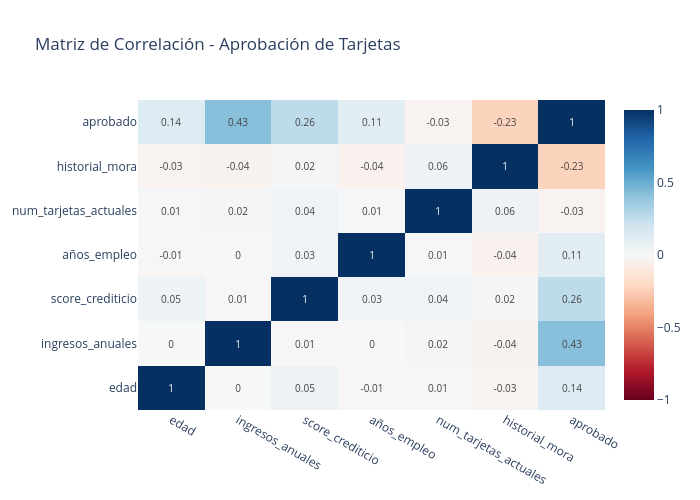

Write notebook code for a chart like this one.
### Code cell
# Matriz de correlación
correlation_matrix = df.corr()

# Crear heatmap interactivo
fig = go.Figure(data=go.Heatmap(
    z=correlation_matrix.values,
    x=correlation_matrix.columns,
    y=correlation_matrix.columns,
    colorscale='RdBu',
    zmid=0,
    text=correlation_matrix.round(2).values,
    texttemplate="%{text}",
    textfont={"size":10}
))

fig.update_layout(
    title="Matriz de Correlación - Aprobación de Tarjetas",
    height=500,
    width=700
)
fig.show()

# Variables más correlacionadas con la aprobación
approval_corr = correlation_matrix['aprobado'].abs().sort_values(ascending=False)[1:]
print("🎯 Variables más correlacionadas con la aprobación:")
for var, corr in approval_corr.items():
    signo = "➕" if correlation_matrix.loc[var, 'aprobado'] > 0 else "➖"
    print(f"  {signo} {var}: {corr:.3f}")

### Figure 1 — Plotly figure (JSON) as saved in the notebook; plotly's stock layout.template omitted (floating-point values rounded to 4 significant figures)
{"data": [{"colorscale": [[0, "rgb(103,0,31)"], [0.1, "rgb(178,24,43)"], [0.2, "rgb(214,96,77)"], [0.3, "rgb(244,165,130)"], [0.4, "rgb(253,219,199)"], [0.5, "rgb(247,247,247)"], [0.6, "rgb(209,229,240)"], [0.7, "rgb(146,197,222)"], [0.8, "rgb(67,147,195)"], [0.9, "rgb(33,102,172)"], [1, "rgb(5,48,97)"]], "text": [[1.0, 0.0, 0.05, -0.01, 0.01, -0.03, 0.14], [0.0, 1.0, 0.01, -0.0, 0.02, -0.04, 0.43], [0.05, 0.01, 1.0, 0.03, 0.04, 0.02, 0.26], [-0.01, -0.0, 0.03, 1.0, 0.01, -0.04, 0.11], [0.01, 0.02, 0.04, 0.01, 1.0, 0.06, -0.03], [-0.03, -0.04, 0.02, -0.04, 0.06, 1.0, -0.23], [0.14, 0.43, 0.26, 0.11, -0.03, -0.23, 1.0]], "textfont": {"size": 10}, "texttemplate": "%{text}", "type": "heatmap", "x": ["edad", "ingresos_anuales", "score_crediticio", "años_empleo", "num_tarjetas_actuales", "historial_mora", "aprobado"], "y": ["edad", "ingresos_anuales", "score_crediticio", "años_empleo", "num_tarjetas_actuales", "historial_mora", "aprobado"], "z": [[1.0, 0.003419, 0.05381, -0.008486, 0.009483, -0.02619, 0.1365], [0.003419, 1.0, 0.006086, -0.0008751, 0.01775, -0.03732, 0.4259], [0.05381, 0.006086, 1.0, 0.03273, 0.04107, 0.02082, 0.2607], [-0.008486, -0.0008751, 0.03273, 1.0, 0.01361, -0.0424, 0.1109], [0.009483, 0.01775, 0.04107, 0.01361, 1.0, 0.05772, -0.0292], [-0.02619, -0.03732, 0.02082, -0.0424, 0.05772, 1.0, -0.231], [0.1365, 0.4259, 0.2607, 0.1109, -0.0292, -0.231, 1.0]], "zmid": 0}], "layout": {"height": 500, "title": {"text": "Matriz de Correlación - Aprobación de Tarjetas"}, "width": 700}}
